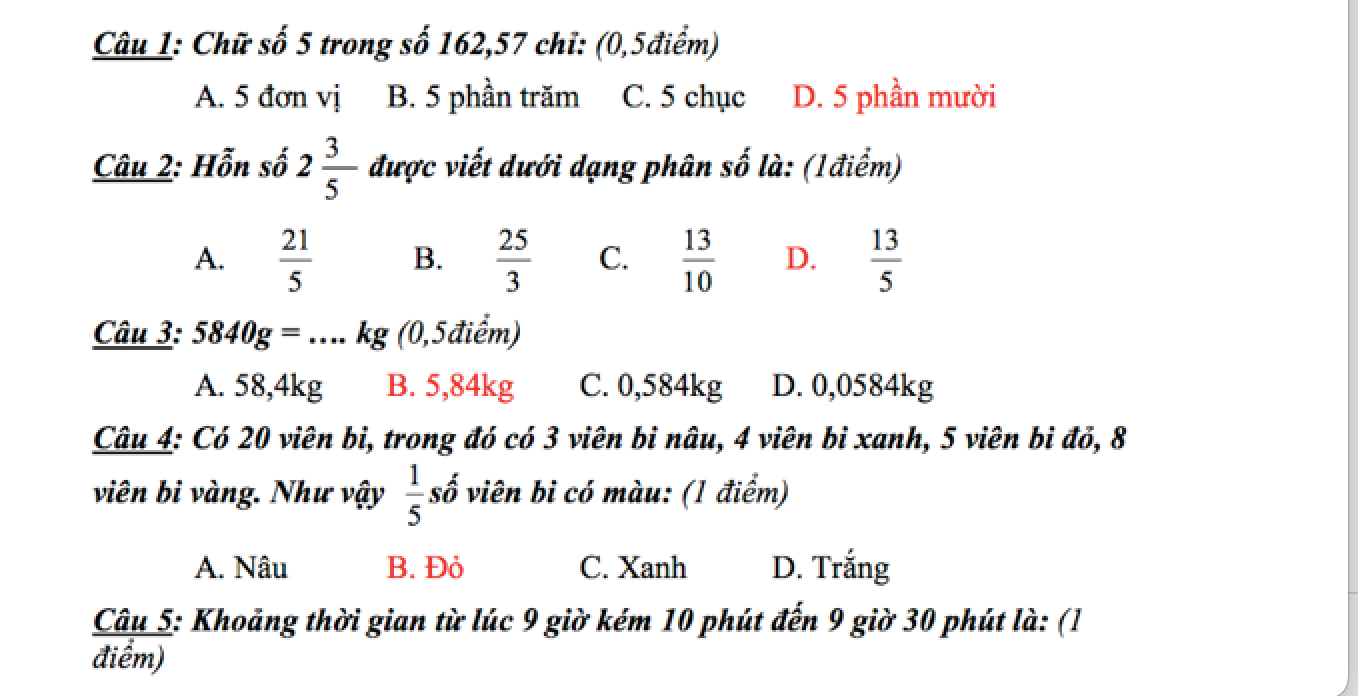
#> input picture opencv/quiz1.png, 1358 x 696 px, found by its file name; its folder holds 2 pictures in this run
$ jupyter execute --allow-errors readImage.ipynb   (shell and % lines are left out)
#> lines starting #> are read from the running program, lines starting #| are printed output that depends on the picture; after the words box and inside, x2 and y2 are one past the last pixel; in counts of white or black regions, pixels touching at a corner belong together
[cell 1]
import numpy as np

[cell 2]
from google.colab import drive
drive.mount('/content/drive')

[cell 3]
from matplotlib import pyplot as plt

[cell 4]
import cv2
from google.colab.patches import cv2_imshow

[cell 5]
import pytesseract

#> (a cell that did not finish here is left out)

#> (a cell that did not finish here is left out)

[cell 8]
#!find / -type d -name "tessdata"

#> (a cell that did not finish here is left out)

[cell 10]
cd /content/drive/MyDrive/ColapML/opencv

#> (a cell that did not finish here is left out)

[cell 12]
import numpy as np
from PIL import Image

[cell 13]
def get_string(imgPath):
  img = cv2.imread(imgPath)
#> img is the input picture: shape (696, 1358, 3); mean B, G, R 241.9, 241.9, 242.5
  # chuyển hình qua trắng đen thì nó sẻ nhận diện chính xác cao hơn
  gray = cv2.cvtColor(img, cv2.COLOR_BGR2GRAY)
  # Apply dilation and erosion to remove some noise
  kernel = np.ones((1, 1), np.uint8)
  img = cv2.dilate(gray, kernel, iterations=1)
  img = cv2.erode(gray, kernel, iterations=1)
  cv2.imwrite("removed_noise.png", img)
  # thu nhỏ tấm hình lại
  imgResize = cv2.resize(img,None, fx=1.5,fy=1.5)
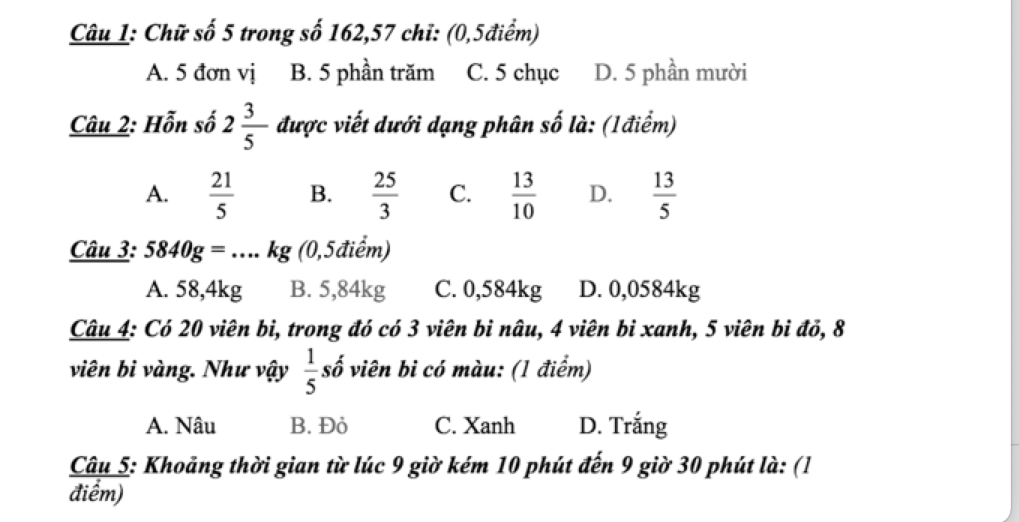
#> imgResize: shape (1044, 2037) (shown at 1/2 size); min 0, max 255, mean 242.1
  cv2.imwrite("imgResize.png", imgResize)
  # Có nhiều bức ảnh backgroud không đồng đều dù đã chuyển qua màu trắng đen vì vậy ta cần phải remove đi những phần ko đồng đều đó
  adaptive_threshold = cv2.adaptiveThreshold(imgResize, 255, cv2.ADAPTIVE_THRESH_GAUSSIAN_C, cv2.THRESH_BINARY,85,11)
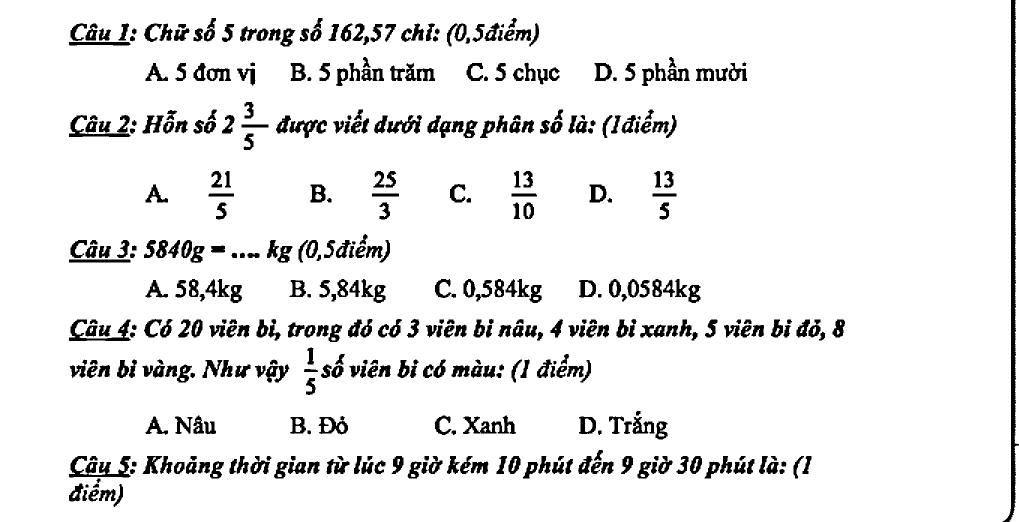
#> adaptive_threshold: shape (1044, 2037) (shown at 1/2 size); 92.4% white; 429 black regions, largest, box (x1, y1, x2, y2) and area: (2005, 0, 2037, 1044) 9115, (138, 912, 261, 955) 2362, (926, 831, 1032, 868) 1688
  cv2.imwrite("imgThreshold.png", adaptive_threshold)
  text = pytesseract.image_to_string(adaptive_threshold, config='--psm 3', lang='vie')
  print(text)

[cell 14]
img_path = r"/content/drive/MyDrive/ColapML/opencv/quiz1.png"
get_string(img_path)
#> (the call stopped at in get_string, `text = pytesseract.image_to_string(adaptive_threshold, config='--psm 3..`: pytesseract is not available in this run)
